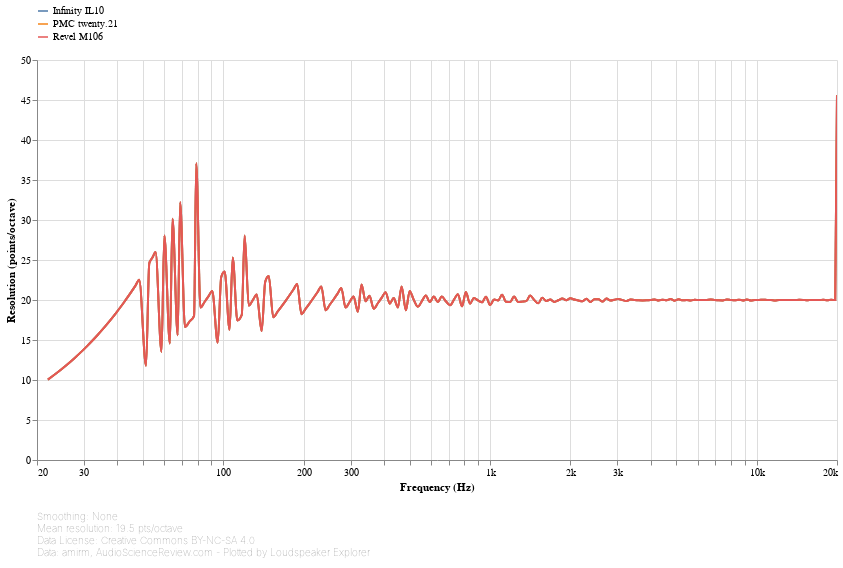

Source (notebook cell):
### Markdown cell above
## Resolution

This chart shows the resolution of the input data at each frequency. For each point, resolution is calculated by looking at the distance from the previous point. The larger the distance, the lower the resolution.

A straight, horizontal line means that resolution is constant throughout the spectrum, or in other words, points are equally spaced in log-frequency. Some Loudspeaker Explorer features, especially smoothing and detrending, implicitly assume that this is the case, and might produce inaccurate results otherwise.

### Code cell
#@markdown
conditional_chart(max_standalone_speaker_count, lambda: frequency_response_chart(
    speakers_fr_ready
        .pipe(lsx.pd.index_as_columns)
        .set_index('Speaker')
        .set_index('Frequency [Hz]', append=True, drop=False)
        .groupby('Speaker').apply(lambda frequencies: frequencies / frequencies.shift(1))
        .pipe(np.log2)
        .pow(-1)
        .rename(columns={'Frequency [Hz]': 'Resolution (points/octave)'})
        .pipe(lsx.pd.remap_columns, {
            'Resolution (points/octave)': 'value',
        }),
    lambda chart: lsx.util.pipe(chart
        .encode(
            alt.Y('value', type='quantitative', title='Resolution (points/octave)', axis=alt.Axis(grid=True)),
            speaker_color()),
        speaker_input),
    lambda chart: lsx.alt.interactive_line(chart),
    alter_tooltips=lambda tooltips:
        ([alt.Tooltip('speaker', title='Speaker')]
            if speakers_fr_ready.index.get_level_values('Speaker').nunique() > 1 else []) +
        tooltips +
        [alt.Tooltip('value', type='quantitative', title='Resolution (points/octave)', format='.2f')]
))

### Figure 1 — Vega-Lite specification as saved in the notebook (floating-point values rounded to 4 significant figures; data arrays with more than 128 entries replaced by an {"elided": "..."} marker saying what was removed)
{"config": {"view": {"continuousWidth": 400, "continuousHeight": 300, "opacity": 0}}, "vconcat": [{"layer": [{"mark": {"type": "line", "clip": true, "interpolate": "monotone"}, "encoding": {"opacity": {"condition": {"value": 1, "selection": "selector001"}, "value": 0.2}}, "selection": {"selector001": {"type": "multi", "encodings": ["color"], "bind": "legend"}, "selector003": {"type": "interval", "bind": "scales", "encodings": ["x", "y"]}, "selector004": {"type": "single", "fields": ["speaker"], "bind": {"input": "select", "options": [null, "Infinity IL10", "PMC twenty.21", "Revel M106"], "labels": ["All", "Infinity IL10", "PMC twenty.21", "Revel M106"], "name": "Speaker: "}}}}, {"mark": {"type": "circle", "clip": true, "size": 100}, "encoding": {"fillOpacity": {"condition": {"value": 0.3, "selection": "selector002"}, "value": 0}}, "selection": {"selector002": {"type": "single", "on": "mouseover", "clear": "mouseout", "empty": "none", "encodings": ["x", "y"]}}}], "data": {"name": "data-0becb46f08e40ab565fc05bf9ee3f6a6"}, "encoding": {"color": {"type": "nominal", "field": "speaker", "legend": {"direction": "vertical", "labelLimit": 600, "orient": "top", "symbolType": "stroke"}, "title": null}, "tooltip": [{"type": "nominal", "field": "speaker", "title": "Speaker"}, {"type": "quantitative", "field": "frequency", "format": ".03s", "title": "Frequency (Hz)"}, {"type": "quantitative", "field": "value", "format": ".2f", "title": "Resolution (points/octave)"}], "x": {"type": "quantitative", "axis": {"format": "s"}, "field": "frequency", "scale": {"base": 10, "domain": [20, 20000], "nice": false, "type": "log"}, "title": "Frequency (Hz)"}, "y": {"type": "quantitative", "axis": {"grid": true}, "field": "value", "title": "Resolution (points/octave)"}}, "height": 400, "transform": [{"flatten": ["frequency", "value"]}, {"filter": {"selection": "selector004"}}], "width": 800}, {"mark": "text", "height": 1, "title": {"text": ["Smoothing: None", "Mean resolution: 19.5 pts/octave", "Data License: Creative Commons BY-NC-SA 4.0", "Data: amirm, AudioScienceReview.com - Plotted by Loudspeaker Explorer"], "anchor": "start", "color": "gray", "fontSize": 10, "fontWeight": "lighter"}, "width": 600}], "resolve": {"legend": {"color": "independent"}}, "$schema": "https://vega.github.io/schema/vega-lite/v4.8.1.json", "datasets": {"data-0becb46f08e40ab565fc05bf9ee3f6a6": [{"speaker": "Infinity IL10", "frequency": {"elided": "194 float values"}, "value": {"elided": "194 float values"}}, {"speaker": "PMC twenty.21", "frequency": {"elided": "194 float values"}, "value": {"elided": "194 float values"}}, {"speaker": "Revel M106", "frequency": {"elided": "194 float values"}, "value": {"elided": "194 float values"}}]}}
